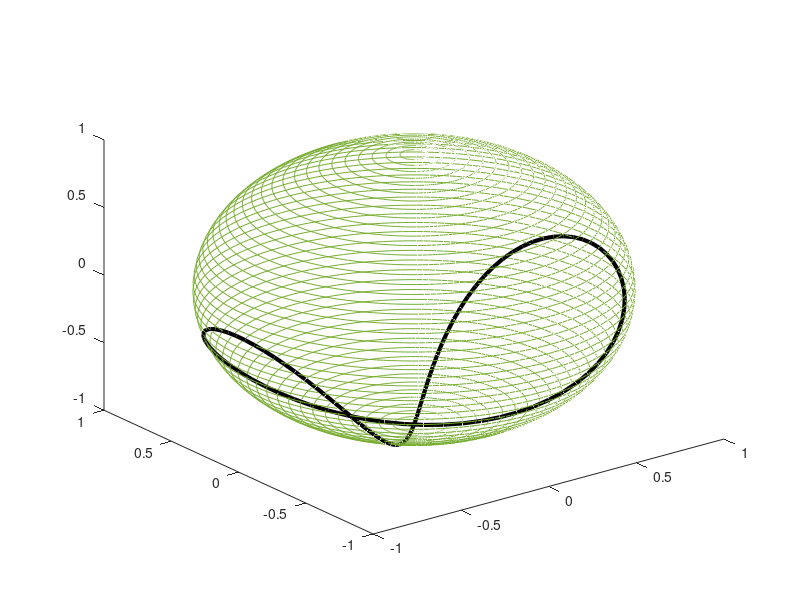

Reproduce this figure in MATLAB. (Note: this script raises an error after producing the figure.)
clear all;
clc;
%% Curva
gamma = linspace(0,2*pi,100);
r = 1;

xc = r * sin(gamma);
yc = xc.*cos(gamma);
zc = -r * cos(gamma).^2;

%mesh(x,y,z);
plot3(xc,yc,zc,'LineWidth', 3, 'Color', [0 0 0]);
hold on

%% Esfera

%r = 1;
%gammae = linspace(0,2*pi,100);
alphae = linspace(-pi/2,pi/2,100);

[gammae alphae] = meshgrid(gamma, alphae);

xe = r * sin(gammae).*cos(alphae);
ye = r * sin(gammae).*sin(alphae);
ze = r * cos(gammae);

plot3(xe,ye,ze,'Color', [0.4660 0.6740 0.1880]);
hold on
%mesh(xe,ye,ze);

%% Cilindro

%gamma = linspace(0,2*pi,100);

gammac = meshgrid(gamma);
r = 0.5;

z = -r + r * cos(gammac);
y = r * cos(gammac) * sin(gammac);
x = linspace(-1.1,1.1,100);

plot3(x,y,z, 'Color', [0 0.4470 0.7410]);
%mesh(x,y,z);